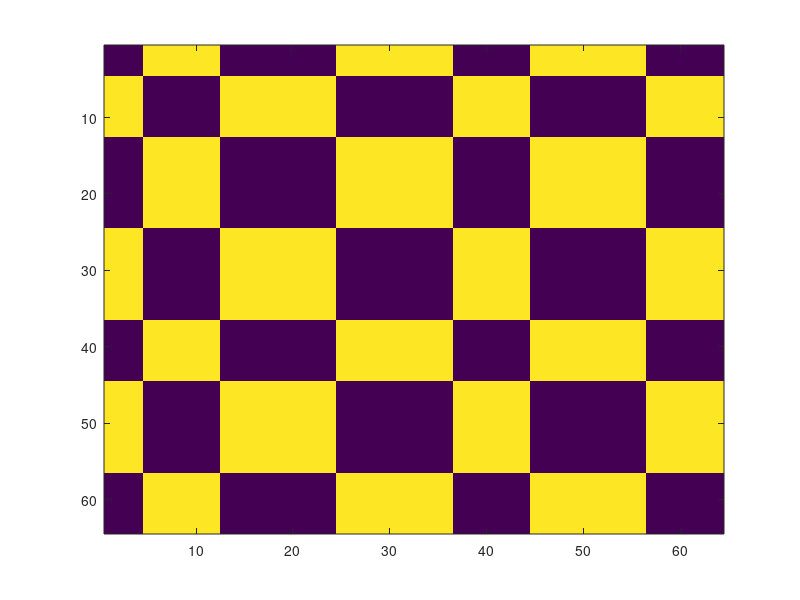
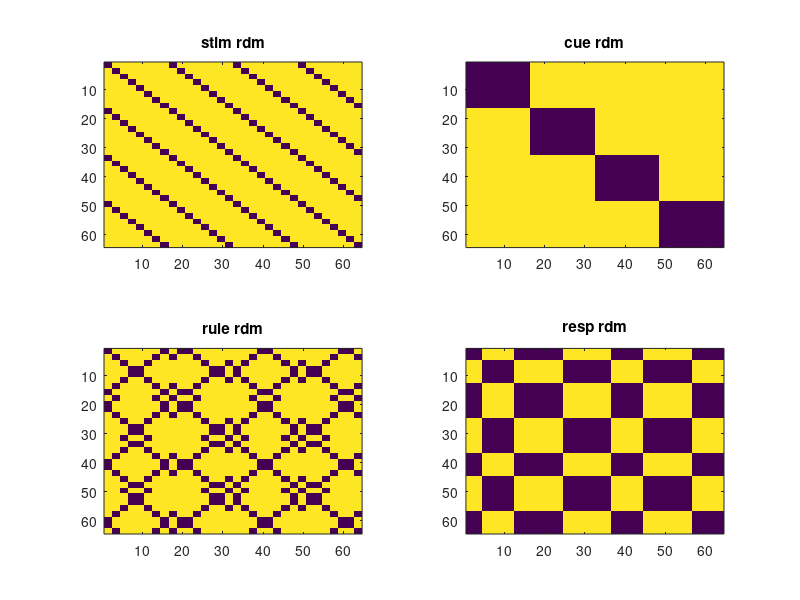

MATLAB code to generate these figures, in order:
%% set up

close all;
clearvars;
clc;

fprintf('setting up %s\n', mfilename);

rootdir = '\\cbsu\data\Group\Woolgar-Lab\projects\EvAccum'; % root directory

%% do stimulus matrix

% test rule entry values (entered as prompted in script)
d.easy_rule = 80;
d.hard_rule = 10;

% how many blocks
p.num_blocks = 20;

% trial settings (*p.stim_mat* = parameter required to calculate stimulus condition matrix)
p.num_trials_per_block = 64; % *p.stim_mat*
p.num_cues = 4; % *p.stim_mat*
p.num_motion_coherence = 8; % *p.stim_mat*
p.cue_directions = 45:90:315; % *p.stim_mat* - refers to the direction of the upward arrow of the doublesided arrow cue in stimdir
p.dot_motion_directions = union([p.cue_directions+d.easy_rule],[p.cue_directions+d.hard_rule]); % *p.stim_mat* - adds easy rule and hard rule to each cue, then puts them in a vector sorted low to high

% create matrix specifying stimulus conditions per trial:
%  1)  cue direction (1-4)
%  2)  cue direction in degrees
%  3)  dot motion direction condition (1-8)
%  4)  dot motion direction in degrees
%  5)  coherence difficulty (1 = easy, 2 = hard)
%  6)  matching distance from cue direction (absolute value) - used to calc match and match difficulty
%  7)  match blue (1) or match orange (2)
%  8)  matching difficulty (1 = easy, 2 = difficult)
%  9)  gives you a unique number for each trial condition
% 10)  gives a number based on 9 for meg triggers
% note: if you try to test with two matching angles that are the same, you
%       will get an error, so make them different by at least 1 degree. this is
%       because we use 'union()' to calc matching distance from cue direction.

% create matrix
p.stim_mat = zeros(p.num_trials_per_block,10);

% create columns
p.stim_mat(:,1) = sort(repmat(1:p.num_cues,[1,p.num_trials_per_block/p.num_cues]));
p.stim_mat(:,2) = p.cue_directions(p.stim_mat(:,1));
p.stim_mat(:,3) = repmat(sort(repmat(1:p.num_motion_coherence,[1,p.num_trials_per_block/p.num_cues/p.num_motion_coherence])),[1,p.num_cues]);
p.stim_mat(:,4) = p.dot_motion_directions(p.stim_mat(:,3));
p.stim_mat(:,5) = repmat(sort(repmat(1:2,[1,p.num_trials_per_block/p.num_cues/p.num_motion_coherence/2])),[1,p.num_cues*p.num_motion_coherence]);
dist = abs([p.stim_mat(:,4)-360,p.stim_mat(:,4),p.stim_mat(:,4)+360]-repmat(p.stim_mat(:,2),[1,3]));
p.stim_mat(:,6) = min(dist,[],2);
p.stim_mat(:,7) = (p.stim_mat(:,6)>90)+1;
p.stim_mat(:,8) = ~((p.stim_mat(:,6)==min(p.stim_mat(:,6)))|(p.stim_mat(:,6)==max(p.stim_mat(:,6))))+1;
p.stim_mat(:,9) = 1:length(p.stim_mat(:,9));
p.stim_mat(:,10) = p.stim_mat(:,9)+[0:2:127]'+5;

% clear floating variables
clear dist;

% shuffle the trial condition order for each block into 'd.stim_mat_all' then re-sort by cue
% for block=1:p.num_blocks
%     d.stim_mat_all(:,:,block) = p.stim_mat(Shuffle(1:p.num_trials_per_block),:);
%     d.stim_mat_all(:,:,block) = sortrows(d.stim_mat_all(:,:,block),1);
% end
% clear floating variables
clear block;

%% RDM - stimulus

mat1 = repmat(p.stim_mat(:,4),1,64);

mat2 = repmat(p.stim_mat(:,4)',64,1);

rdm_stim = mat1~=mat2;

clear mat1 mat2

fig.stim = imagesc(rdm_stim);

%% RDM - rule

mat1 = repmat(p.stim_mat(:,6),1,64);

mat2 = repmat(p.stim_mat(:,6)',64,1);

rdm_rule = mat1~=mat2;

clear mat1 mat2

fig.rule = imagesc(rdm_rule);

%% RDM - cue

mat1 = repmat(p.stim_mat(:,1),1,64);

mat2 = repmat(p.stim_mat(:,1)',64,1);

rdm_cue = mat1~=mat2;

clear mat1 mat2

fig.cue = imagesc(rdm_cue);

%% RDM - response

mat1 = repmat(p.stim_mat(:,7),1,64);

mat2 = repmat(p.stim_mat(:,7)',64,1);

rdm_resp = mat1~=mat2;

clear mat1 mat2

fig.resp = imagesc(rdm_resp);

%% show all figures

figure
visualise(1)=subplot(2,2,1);
visualise(2)=subplot(2,2,2);
visualise(3)=subplot(2,2,3);
visualise(4)=subplot(2,2,4);
% paste our figures on the subplots
copyobj(imagesc(rdm_stim),visualise(1));
copyobj(imagesc(rdm_cue),visualise(2));
copyobj(imagesc(rdm_rule),visualise(3));
copyobj(imagesc(rdm_resp),visualise(4));

linkaxes([visualise],'xy')
% add a legend
t(1)=title(visualise(1),'stim rdm');
t(2)=title(visualise(2),'cue rdm');
t(3)=title(visualise(3),'rule rdm');
t(4)=title(visualise(4),'resp rdm');